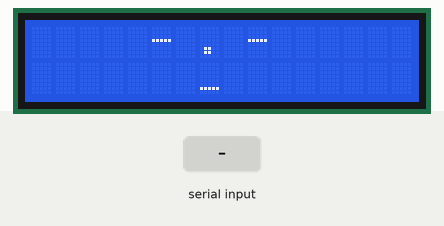
Simulated run of this sketch. Board: Arduino Uno, built with avr-gcc and run on an emulated ATmega328P. On the bench: 16×2 character LCD. The test bench sets the inputs (shaded band).

Above: at 0.1 s.
At 2.7 s:
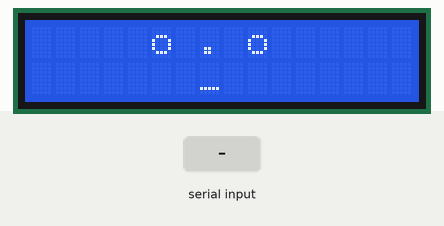
2.8 s: "hello\n" received over the second serial link
At 3.4 s:
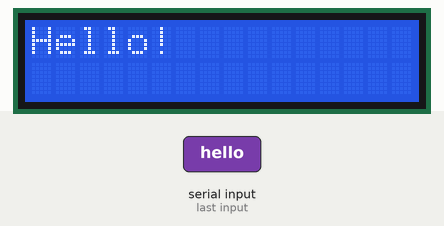
Timing chart, 0 to 5.8 s (numbered marks = the images above; inputs shaded):
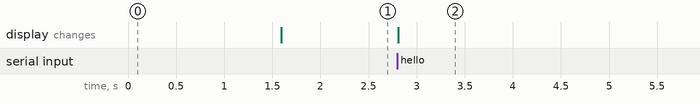

Measured:
- after the input at 2.8 s, the display: changes at once (image 2)

The sketch:

mini_bot_trial5.ino
```cpp
#include <Wire.h>
#include <LiquidCrystal_I2C.h>
#include <SoftwareSerial.h

#define BT_RX 1
#define BT_TX 0

SoftwareSerial BTSerial(BT_RX, BT_TX);

LiquidCrystal_I2C lcd(0x27, 16, 2);
void setup() {
  lcd.init();
  lcd.backlight();


  BTSerial.begin(9600);
  printDefaultFace();
  for (int i = 0; i < 3; i++) {
    blinkEyes();
  }
}

void loop() {
  if (BTSerial.available()) {
    String command = BTSerial.readStringUntil('\n');
    command.trim();


    if (command == "hello") {
      updateLCD("Hello!");
    } else if (command == "blink") {
      blinkEyes();

    }

  }
}


void printDefaultFace() {

  lcd.setCursor(5, 0);
  lcd.print("o . o");

  lcd.setCursor(7, 1);
  lcd.print("_");
}


void blinkEyes() {

  lcd.setCursor(5, 0);
  lcd.print("-");
  lcd.setCursor(9, 0);
  lcd.print("-");

  delay(500);

  lcd.setCursor(5, 0);
  lcd.print("o");
  lcd.setCursor(9, 0);
  lcd.print("o");
}

void updateLCD(String message) {
  lcd.clear();
  lcd.setCursor(0, 0);
  lcd.print(message);
  delay(5000);
  lcd.clear();
  printDefaultFace();
}
```
